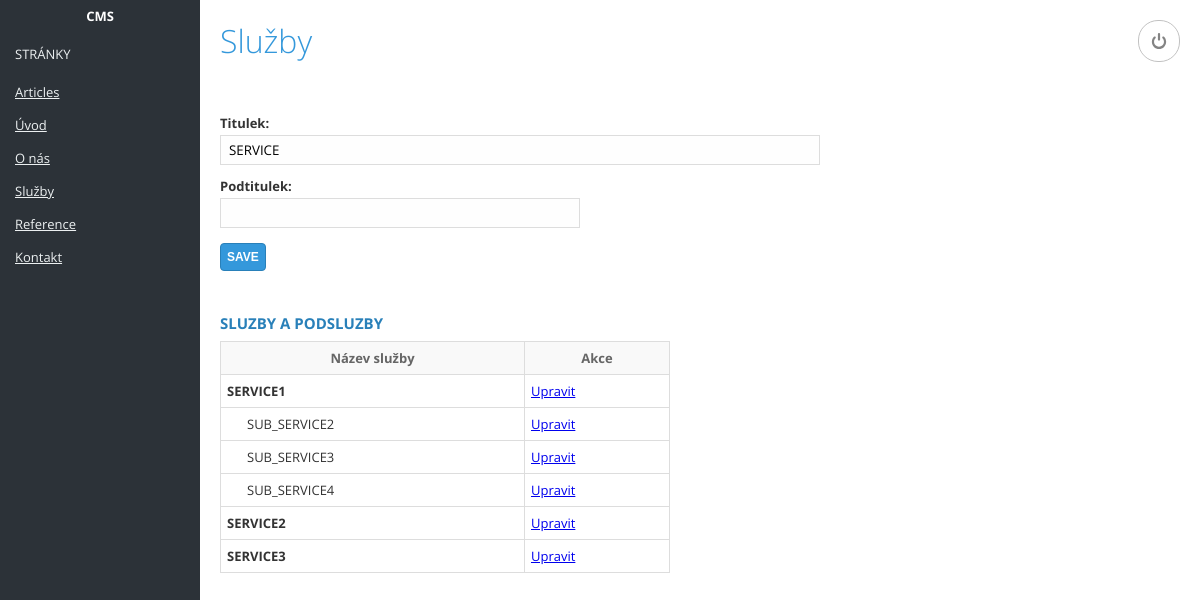
Screenshot of /pbl/admin/page-services.php with the database file from the repository.
### tables this page shows
CREATE TABLE IF NOT EXISTS `pageServices` (
  `ID` mediumint(9) NOT NULL AUTO_INCREMENT,
  `title` varchar(250) NOT NULL,
  PRIMARY KEY (`ID`)
);

CREATE TABLE IF NOT EXISTS `services` (
      `ID` mediumint(9) NOT NULL AUTO_INCREMENT,
      `title` varchar(250) NOT NULL,
      `subtitle` varchar(500) NOT NULL,
      `content` TEXT,
      `subservice` BOOLEAN,
      `page_id` mediumint(9) NOT NULL,
      PRIMARY KEY (`ID`),
      FOREIGN KEY (`page_id`) REFERENCES pageServices(`ID`)
    );

### pbl/admin/scripts/datahandler.php (called while the page is built, shortened)
<?php
function data_handler($page,$dbaction,$dataid){
  require_once('config.php');
  $res = connect();
  $action = $dbaction;
  $title_set = isset($_POST['title']) ? $_POST['title'] : '';
  $subtitle_set = isset($_POST['subtitle']) ? $_POST['subtitle'] : '';
  $content_set = isset($_POST['content']) ? $_POST['content'] : '';
  $id_set = isset($_POST['id']) ? $_POST['id'] : '';
  $page_name = $page;
  switch($page_name){
      case "service":
        if (strcmp($action, "select") == 0){
              if ($dataid != ''){
                  $sql = "SELECT * FROM services WHERE ID = '$dataid'";
              }
               else {
                  $sql = "SELECT * FROM services";
               }
              $result = mysqli_query($res,$sql) or die ("Unable to LOAD data!");
              return $result;
        }
        break;
      case "page_services":
           if (strcmp($action, "select") == 0){
              $sql = "SELECT * FROM pageservices";
              $result = mysqli_query($res,$sql) or die ("Unable to SELECT page services content!");
              return $result;
          }
          break;
  }
}

### pbl/admin/scripts/config.php (called while the page is built, shortened)
<?php
 function test_input($data) {
   $data = trim($data);
   $data = stripslashes($data);
   $data = str_replace(array("\r","\n"),"",$data);
   return $data;
}
?>

### pbl/admin/page-services.php (the view, shortened to what this page needs)
<?php
require_once('scripts/datahandler.php');
function getServices(){
	$result = data_handler("service","select",'');
	while($row = mysqli_fetch_array($result)){
		$id = $row['ID'];
	  	$title = $row['title'];
	  	$subservice = $row['subservice'];
	 	if ($subservice){
	 		echo '<tr class="child">';
		}
	 	else {
	 		echo '<tr class="parent">';
	 	}
	  	echo '	<td>'.$title.'</td>
				<td><a href="http://localhost/cmstest/pbl/admin/service-detail.php?edit='. $id .'">Upravit</a></td>
				</tr>';
	 }
}
if (isset($_POST['submit'])){
	require_once('scripts/datahandler.php');
	$name="page_services";
	$action="update";
	data_handler($name,$action,5);
}
	else {
		require_once('scripts/datahandler.php');
		$name="page_services";
		$action="select";
		$result_select = data_handler($name,$action,5);
		while($row = mysqli_fetch_array($result_select)){
            $title = $row['title'];
	    }
	}
?>
<!DOCTYPE html>
<html>
<?php include 'meta.php'; ?>
<body>
<?php include 'navigation.php'; ?>
<div id="content">
	<h1>Služby</h1>
	<form method="POST" action="">
	<div class="form-basic" id="form">
		<div class="form-group">
			<label>Titulek:</label>
			<input type="text" class="form-ctrl title" <?php echo 'value="'.$title.'"'; ?> name="title" id="title">
		</div>
		<div class="form-group">
			<label>Podtitulek:</label>
			<input type="text" class="form-ctrl subtitle" name="subtitle" <?php  ?> id="subtitle">
		</div>
		<button class="btn btn-submit" id="btn" data-id="about" name="submit">Save</button>
	</div>
	</form>
	<h2>Sluzby a podsluzby</h2>
	<table>
		<tr>
			<th>Název služby</th>
			<th>Akce</th>
		</tr>
		<?php getServices();  ?>
	</table>
</div>
</body>
</html>

### pbl/admin/css/style.css (style rules this page uses)
body,html { height:100%;font-family:'Open Sans',sans-serif;font-size:13px }
table { min-width:450px }
table tr td,table tr th { padding:6px;border:1px solid #ddd;height:20px;vertical-align:middle }
table tr th { background-color:#f9f9f9;font-weight:700;color:#666 }
table tr td { color:#333 }
table tr.parent td:first-child { font-weight:700 }
table tr.child td:first-child { padding-left:26px }
#content { padding:20px 20px 20px 220px }
h1 { font-weight:300;color:#3498db;font-size:32px;margin:5px 0 10px }
h2 { font-weight:700;text-transform:uppercase;color:#2980b9;font-size:15px;margin:20px 0 10px }
input { border:1px solid #ddd;background-color:#fefefe;padding:5px 8px;width:50%;font-family:'Open Sans',sans-serif;box-sizing:border-box }
a.button,button { background-color:#3498db;color:#fff;font-weight:700;font-size:12px;text-transform:uppercase;display:block;text-align:center;text-decoration:none;border:1px solid #2980b9;border-radius:4px;max-width:100px;padding:6px;margin:10px 0;cursor:pointer }
div#form,form { max-width:600px;margin:30px 0 15px;overflow:hidden }
div#form .form-group,form .form-group { margin:0 0 15px }
div#form .form-group>*,form .form-group>* { box-sizing:border-box;margin:0 0 5px }
div#form .form-group label,form .form-group label { display:block;font-weight:700;color:#333 }
div#form .form-group .form-ctrl,form .form-group .form-ctrl { width:60%;display:block }
div#form .form-group .form-ctrl.title,form .form-group .form-ctrl.title { width:100% }

### rows the page displays
pageservices: title "SERVICE"
services: title "SERVICE1"
services: title "SUB_SERVICE2"
services: title "SUB_SERVICE3"
services: title "SUB_SERVICE4"
services: title "SERVICE2"
services: title "SERVICE3"
